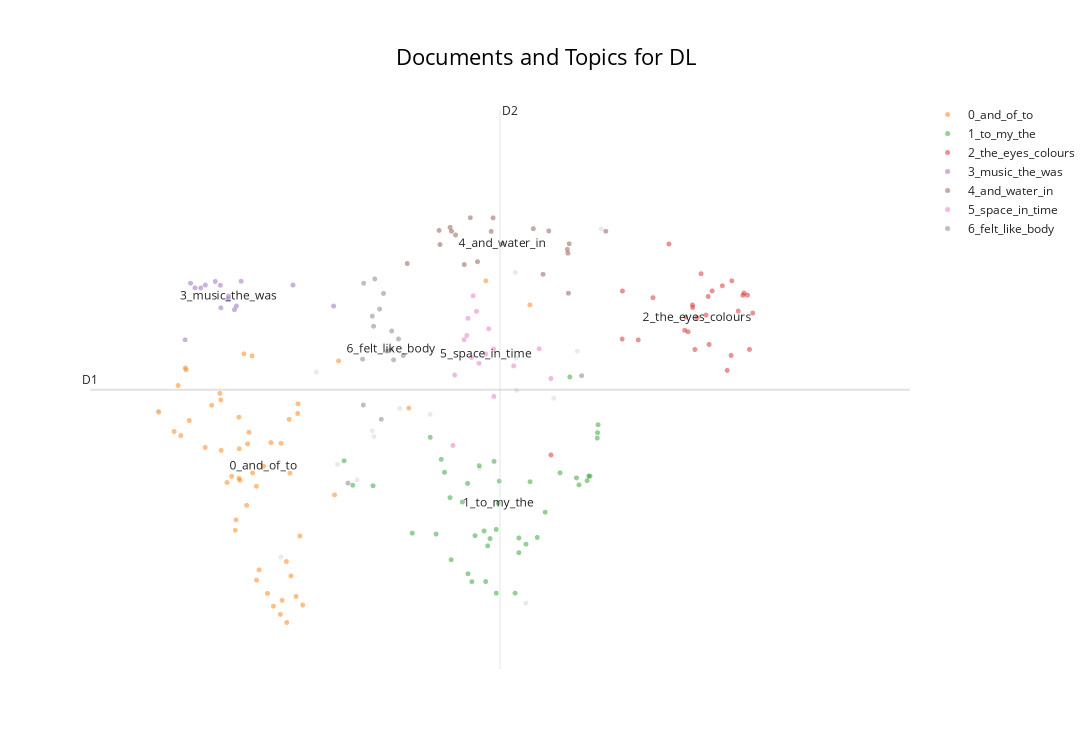

The cell this chart's notebook holds for it:
### Code cell
topic_model.visualize_documents(df_reports,title=f'Documents and Topics for {condition}')

### Figure 1 — Plotly figure (JSON) as saved in the notebook; plotly's stock layout.template omitted (floating-point values rounded to 4 significant figures)
{"data": [{"hoverinfo": "text", "hovertext": ["I was everywhere... I saw my partner's nose, her eyes, her glasses, everything like a molecule of air given eyes.", "I was a little afraid at thinking of the gas chambers.", "It was so quick; in and then out.", "Anxiety, loneliness, my inner child screaming for love, screeching.", "There was a being there called Evelyn.", "I was struggling because my mind would go back to a string of thoughts, and to get out of it I had to take a very deep breath.", "I could see how we are all just little sensory machines moving through this realm, bumping off sounds, colours and emotions.", "I saw concave and convex and the hot orange oscillating of being inside a volcano.", "I was awake the whole time; I could not relax or switch off.", "I had a vision of string theory—that everything in the physical world is connected by invisible string particles and concatenations.", "I became a white egret from a dream last week.", "The thought of this not working\nbut in the dream\nin another place.", "I embraced my inner child, allowed it to sulk, scream and cry, coming out with a mix of intense feelings but knowing that I could handle them.", "My heart expanded and I opened my wings to hold the room.", "No one there, not even me.", "I then found myself returning to the world and countryside and gradually getting back to normal everyday life.", null], "marker": {"color": "#CFD8DC", "opacity": 0.5, "size": 5}, "mode": "markers+text", "name": "other", "showlegend": false, "type": "scattergl", "x": [8.491, 7.277, 6.032, 6.988, 9.384, 6.83, 4.747, 8.484, 6.625, 8.499, 9.135, 8.888, 7.007, 8.596, 8.111, 6.403, 7.594], "y": [6.0, 5.475, 3.923, 5.241, 7.348, 4.727, 5.447, 6.895, 4.89, 5.663, 6.072, 5.581, 5.182, 3.44, 4.849, 5.854, 5.412]}, {"hoverinfo": "text", "hovertext": ["Vibration in visuals.", "Very little, occasional passing thoughts of nothing much.", "The loneliness of the moon.", "More scope, mental acceptance, and peace.", "I want one of these at home.", "Strange lights and a sense of relaxation.", "My mind began to wander and reflect on my dreams and goals in a relaxed way, whereas usually I am anxious.", "I fell asleep and woke up with a fresh mindset.", "Physical heaviness.", "Calming sounds, rising elation, curiosity and connection.", "The music conjured up images of Buddhists and other spiritual people...", "Peacefulness and calm.", "A sense of place akin to home, almost a calling or draw to be submerged away from the world and in my own space where I could float and simply exist without any interruptions.", "Complete relaxation, peace of mind, and ready to face whatever happens.", "Some visuals of trees, heat, sun-like experience.", "Some thoughts about mundane everyday things like work, but mainly felt relaxed and able to float into a dreamlike place.", "I experienced a calmness, almost a nothingness, but it was relaxed and peaceful and soothing.", "A bird flying\ncoming closer\ncalm and at peace\na baby\na smiling relative.", "Everything packed into a tiny, insignificant thing.", "Aware of sounds.", "We have 86 billion neurons; no wonder we can have psychedelic experiences.", "Mind really quietened down.", "Physically being the music, especially the percussion and the bass.", "It was relaxing.", "A jacuzzi of lightness.", "Not sure what the purpose of it was except being with the music; certainly not induced to sleep/dream state as bpm too high.", "I had a very nice snooze, thank you.", "It was a beautiful experience of love, peace, harmony, togetherness and freedom.", "Physical lightness.", "Relaxed and peaceful; felt the beats of the music.", "A swivelling vortex of sound.", "The music was both gentle and powerful.", "Relaxed, just about to sleep when music or colour changed.", "This should be available for everyone all the time.", "Helped me with my meditation journey.", "A doorway.", "At first, hearing gongs, I saw myself in Sammi Ling's Buddhist retreat and imagined myself totally relaxing and at peace.", "A bit hot to start.", "Very relaxing.", "Nothingness complete.", "The complexity of the brain can produce a limitless spectrum of experience, from depression to enlightenment.", "Windows into my busy life.", "Breathing is hard.", "Also abstract forms and pink and red colours.", "An acceptance of being in a stressful time, but self-jubilation and inspiration.", "So many different things.", "Almost womb-like.", "Centered in body.", "Deep relaxation, close to falling asleep.", "An unique experience that teaches us how simple it could be to reconnect with our primitive way to feel emotions through sounds and colours.", null], "marker": {"opacity": 0.5, "size": 5}, "mode": "markers+text", "name": "0_and_of_to", "text": ["", "", "", "", "", "", "", "", "", "", "", "", "", "", "", "", "", "", "", "", "", "", "", "", "", "", "", "", "", "", "", "", "", "", "", "", "", "", "", "", "", "", "", "", "", "", "", "", "", "", "0_and_of_to"], "textfont": {"size": 12}, "type": "scattergl", "x": [5.04, 6.231, 7.371, 5.594, 5.805, 5.408, 6.209, 6.119, 6.027, 5.074, 5.645, 5.469, 6.637, 5.604, 8.177, 6.212, 5.7, 5.24, 6.09, 4.957, 4.916, 5.685, 5.394, 5.597, 5.779, 6.594, 5.929, 6.034, 6.046, 5.404, 5.033, 5.309, 5.593, 5.555, 5.776, 5.893, 5.732, 6.139, 5.517, 5.674, 4.985, 5.563, 6.094, 6.261, 6.127, 8.638, 6.191, 5.955, 5.737, 4.754, 5.85], "y": [5.878, 4.142, 5.478, 4.745, 3.789, 5.036, 5.422, 5.361, 3.324, 5.348, 6.045, 4.7, 5.971, 4.724, 6.807, 5.522, 5.225, 5.067, 3.875, 5.713, 5.233, 5.104, 5.631, 5.053, 3.681, 4.572, 5.118, 5.11, 3.47, 5.563, 5.897, 5.508, 5.383, 4.202, 4.661, 3.542, 6.023, 3.725, 4.765, 4.463, 5.191, 4.31, 3.239, 3.421, 4.798, 6.556, 3.511, 3.41, 4.801, 5.437, 4.871]}, {"hoverinfo": "text", "hovertext": ["I flew around the room touching everyone.", "The same set of thoughts occurred thrice, and I inhaled really deep to get past it.", "I can't realize how long that experience was.", "We felt so much love.", "I quite enjoyed the experience.", "I was interested to see what would happen next!", "Felt numb too.", "Still feeling it now.", "I asked him how I was doing and about my husband.", "I think I ought to experience it once more to see if it changes.", "I saw new scenes and reflected on opportunities.", "Ho provato compassione per me stessa e ho realizzato il mio negative self-talking.", "I felt the weight of the people in the room.", "Retrospective thoughts.", "Flashes of my past, seeing my lovely Mum.", "Like I am part of something bigger.", "I had various flashing images of my memories; random events and people in my life kept popping up; nothing lingered, but lots of individual things happened in the memories.", "My thoughts were about connecting with others.", "Just my mind has been there.", "I felt connected.", "This is a thought I had anyway during the dream machine.", "Looking to the past to analyse my future.", "I saw past experiences and reflected on my choices.", "I wish I were here with George and that he created this experience for me.", "It was something very familiar to the soul but not... I experienced several emotions.", "Dopo ho visto una luce rosa luminosa ed ho provato un senso di amore e ho capito che I deserve love and to be loved.", "He told me we were doing important work that was our destiny.", "Pleasant, but should I be seeing something unexpected?", "It filled my mind.", "The moment I die, I want to feel this.", "I arrived stressed, so it took a while to relax.", "He told me he was Francis of Assisi.", "My partner, Dad, my sister, niece and nephew, my friends.", "Initially, I was interested in how others were reacting around me.", "At some point started experimenting and trying to recall the images I liked.", "I couldn't stop the thinking process; I was trying to memorise the visuals and then trying to disconnect but couldn't; I wish I meditated more.", "I began to see the source, the light we all come from, the connection to everything.", "I love all of it; the feeling was amazing and I would come back.", "Then an overwhelming feeling of love and connection to everyone in the room.", "My thoughts have been to somewhere no one has been to.", "It was successful 50% of the time.", null], "marker": {"opacity": 0.5, "size": 5}, "mode": "markers+text", "name": "1_to_my_the", "text": ["", "", "", "", "", "", "", "", "", "", "", "", "", "", "", "", "", "", "", "", "", "", "", "", "", "", "", "", "", "", "", "", "", "", "", "", "", "", "", "", "", "1_to_my_the"], "textfont": {"size": 12}, "type": "scattergl", "x": [8.483, 6.997, 8.263, 7.99, 7.657, 8.798, 7.596, 7.745, 8.523, 8.64, 9.352, 9.254, 8.286, 9.126, 9.237, 8.221, 9.346, 8.597, 7.986, 8.159, 9.056, 9.152, 9.266, 8.317, 7.802, 8.031, 8.196, 8.954, 7.932, 7.711, 6.694, 8.064, 8.523, 8.715, 9.343, 6.785, 8.286, 7.814, 8.176, 8.108, 7.408, 8.307], "y": [3.545, 4.667, 4.921, 3.748, 4.162, 4.391, 5.172, 4.807, 4.121, 4.709, 5.305, 4.769, 3.545, 4.749, 4.721, 4.115, 5.222, 4.057, 4.691, 4.194, 5.803, 4.676, 4.766, 4.715, 4.543, 3.665, 4.039, 4.802, 4.497, 4.943, 4.928, 4.146, 3.968, 4.128, 5.165, 4.672, 4.211, 3.895, 3.667, 4.876, 4.172, 4.485]}, {"hoverinfo": "text", "hovertext": ["It was dark, but also a brilliant blue.", "The colours I saw when my eyes were shut were very brief, fleeting and nebulous hues, no specific patterns.", "Towards the end, maybe a quarter, I started having really intense visuals of ripples and looking up into a tower.", "I saw a different colour to the lights that were in the centre when I closed my eyes.", "We were told at the start that we could keep our eyes open, so I did a lot as I thought it was more of a light show, so I didn't get the whole idea or impact of flickering lights on closed eyes.", "Once I went past that it was blank.", "I didn't experience visual or aural so-called \"hallucinations\".", "Otherwise, interesting but confusing experience, not much visions either.", "I did not see anything except for the flickering lights.", "It was a bit weird; I know that my brain is trying to create something by itself; I felt different things based on the colour.", "I saw a grey pulsing heart float across my mind.", "It was near impossible to keep my eyes open.", "Un cerchio non uniforme verde e blu che usciva da uno spazio nero: in quel momento percepivo questo come un simbolo di me stessa che scevo.", "The colours behind my closed eyes swapped to the opposite colour or the colour spectrum of that on the screen.", "I can't recognise the colour actually, but I can feel the light dimming.", "Don't think the lights were in sync, too, to go with music well...", "After a while, I began to relax, and the changing colours made me feel safe and happy.", "Got many vivid visions, saw lots of colours, my bedroom, old TV shows, video games, cities...", "I did not experience visuals and colours.", "I had no sense of the grating sounds towards the end except they were the colour turquoise, which gradually turned to black and nothingness.", "Interested to experience different darkness when different colours were projected.", "I mostly saw grey geometric shapes.", "The colours made patterns when I had my eyes closed—almost like a weave of colours in a woollen fabric.", "Had my eyes shut most of the time; was aware of colours changing.", "Un cerchio giallo con i contorni rossi che si ingrandiva a seconda del mio respiro.", "I opened my eyes, but thought the centre lights were mild and not that impressive.", "I enjoyed the colours on the ceiling.", null], "marker": {"opacity": 0.5, "size": 5}, "mode": "markers+text", "name": "2_the_eyes_colours", "text": ["", "", "", "", "", "", "", "", "", "", "", "", "", "", "", "", "", "", "", "", "", "", "", "", "", "", "", "2_the_eyes_colours"], "textfont": {"size": 12}, "type": "scattergl", "x": [10.09, 10.48, 9.604, 10.54, 10.87, 10.94, 10.7, 8.859, 10.97, 10.27, 10.36, 10.82, 10.29, 10.5, 10.75, 10.92, 9.606, 9.772, 10.74, 10.65, 10.43, 10.51, 10.34, 10.34, 10.26, 10.88, 9.926, 10.39], "y": [7.192, 6.449, 6.198, 6.702, 6.655, 6.091, 5.872, 4.988, 6.47, 6.429, 6.09, 6.491, 6.275, 6.643, 6.807, 6.658, 6.7, 6.19, 6.028, 6.755, 6.881, 6.143, 6.555, 6.528, 6.29, 6.679, 6.631, 6.422]}, {"hoverinfo": "text", "hovertext": ["I tried to really focus on the listening, and in doing so the music and my imagination took me to different places.", "Punctuated by the audio as it heightened and when it was most loud.", "Emptiness in my mind; I was consumed by the power of the music.", "My visual experience would change a lot with the music.", "At times I felt transported to a meadow full of flowers in spring, and then the sound of the bells took me to a mountaintop.", "As the pace gathered further, I was on a train, speeding through countryside, then through time and space until the music reached a climax.", "I became more and more relaxed as the music progressed further with its journey.", "The music took me on a whole journey; I was completely surrounded.", "As the music's pace and volume increased, I saw horses galloping at increasing speed and, at some point, I was on a horse too.", "At one point I think I was milking a cow in a field with someone playing the piano.", "Quando la musica è diventata intensa ho provato ansia e paura e questo ha rafforzato la mia depressione.", "Thick, hot air saturated with the soundwaves which I was inhaling.", "I watched the room rise and fall with the music.", "Music wasn't just in the space, it was the space.", null], "marker": {"opacity": 0.5, "size": 5}, "mode": "markers+text", "name": "3_music_the_was", "text": ["", "", "", "", "", "", "", "", "", "", "", "", "", "", "3_music_the_was"], "textfont": {"size": 12}, "type": "scattergl", "x": [5.547, 5.031, 5.568, 5.405, 6.159, 5.194, 5.242, 5.399, 5.134, 5.088, 5.616, 6.585, 5.346, 5.48, 5.485], "y": [6.506, 6.191, 6.544, 6.525, 6.763, 6.732, 6.762, 6.76, 6.734, 6.782, 6.802, 6.543, 6.8, 6.619, 6.647]}, {"hoverinfo": "text", "hovertext": ["I saw myself flaring, whirling, in water, in the air, becoming one with what I floated in.", "I felt like being at water first, then in the womb, then the birth and the light of this world, also at some point being in a bee's panel.", "I met a being, long and blue, with not much of a defined form.", "I was in a land (not anywhere on Earth); it was another planet, with animals, but they were not the usual colours—a yellow elephant, a blue gorilla.", "I went on a train, underwater, saw seas of colour and pulsing shapes.", "I saw a starry night and being in blue, warm water and a blue butterfly.", "I turned into a mermaid and watched them on the land as I swam away with turtles and fishes.", "I saw some different landscapes.", "A sense of truth, the ocean and the beach, sunrise and sunsets, and further along into space and finally back to the deepest ocean.", "And it also felt like being inside an ocean.", "It felt like I was deep in the ocean.", "First drowning in that sound, then learning how to swim and enjoy it and heal.", "I saw a lot of imagery and colours, especially images of water, ripples of water, snowscapes, drops of water falling.", "We then started gently running towards the sea.", "I wasn't drowning; instead, it felt like that's where I was meant to be.", "Places and waves and an animal.", "Then things changed and it became very pink and I was in the clouds.", "Then I became a manta ray and drifted.", "I saw a lot of animals, ones which I used to not like, like reptiles, but this time I liked them and they seemed adorable.", null], "marker": {"opacity": 0.5, "size": 5}, "mode": "markers+text", "name": "4_and_water_in", "text": ["", "", "", "", "", "", "", "", "", "", "", "", "", "", "", "", "", "", "", "4_and_water_in"], "textfont": {"size": 12}, "type": "scattergl", "x": [8.015, 7.354, 9.432, 8.836, 9.03, 9.049, 8.253, 8.776, 7.952, 7.698, 7.818, 7.803, 9.036, 7.861, 7.688, 8.09, 9.041, 8.233, 8.674, 8.349], "y": [7.466, 6.987, 7.324, 7.328, 7.135, 7.194, 7.464, 6.875, 6.977, 7.186, 7.324, 7.365, 7.095, 7.286, 7.333, 7.007, 6.677, 7.323, 7.352, 7.195]}, {"hoverinfo": "text", "hovertext": ["I made up stories in my head in a narrative way, imagining being on a spaceship with aliens communicating via sounds and colours, and this was nice escapism from stress.", "It is like I am in a dream, in a movie.", "My mind is a jellyfish, suspended in space.", "Some visuals of space and deep ocean.", "I thought I was drifting in space.", "Constant thoughts coming towards me as I batted them away into the sky.", "I don't feel the time.", "It felt like a journey through the cosmos.", "Reminded me of 2001: Space Odyssey.", "The feeling of freedom, of being in time and space.", "Floating in space.", "Flying through a lot of shapes, light, space.", "An experience like time travelling, or as I imagine it.", "I saw everything, the universe, the multiverse, all of time, and emerged in someone's sleeve.", "Travelling at the speed of light as galaxies whizz past.", null], "marker": {"opacity": 0.5, "size": 5}, "mode": "markers+text", "name": "5_space_in_time", "text": ["", "", "", "", "", "", "", "", "", "", "", "", "", "", "", "5_space_in_time"], "textfont": {"size": 12}, "type": "scattergl", "x": [8.735, 8.857, 8.079, 8.044, 8.207, 7.978, 7.833, 8.105, 8.259, 7.851, 7.991, 7.95, 8.261, 8.469, 8.029, 8.177], "y": [6.097, 5.786, 6.487, 6.65, 6.306, 6.236, 5.088, 5.946, 6.095, 5.823, 6.416, 6.192, 5.6, 5.918, 6.007, 6.043]}, {"hoverinfo": "text", "hovertext": ["Then it felt like a type of death experience as I descended into the underworld.", "I felt myself go down through the layers of the earth into a moss land.", "There is a moment... I feel like I was drawn back to my body and the environment.", "Woman next to me was sniffing, so I had to move and it was difficult to get back in.", "I felt intensely anxious and a bit suffocated but also knowing that I've got this.", "I felt like my body was light and fuzzy, like I wasn't sitting on anything.", "Detachment, as though my body was in one box, mind in another, and my anxiety came from that lack of control.", "I tried hard to immerse myself into the dream state but failed.", "Towards the end, in darkness, I felt I was being wrapped in metal, in strips.", "I felt like my body kept sinking or dropping to another level... into the seat and into itself.", "Felt like I had a pee without peeing.", "It felt like a drug trip at some points.", "I also felt numb and tingly throughout it at different points.", "I also felt like I was dreaming of random objects and my mind started to create stories like it does when I am dreaming.", "Felt as though I was moving through a tunnel at first.", "At that point, I felt I'd left my body—fully immersed in the sound and light.", null], "marker": {"opacity": 0.5, "size": 5}, "mode": "markers+text", "name": "6_felt_like_body", "text": ["", "", "", "", "", "", "", "", "", "", "", "", "", "", "", "", "6_felt_like_body"], "textfont": {"size": 12}, "type": "scattergl", "x": [7.066, 7.107, 7.015, 6.888, 7.084, 7.263, 6.895, 6.734, 6.989, 7.192, 7.212, 7.147, 7.314, 9.179, 7.003, 6.899, 7.187], "y": [6.512, 6.675, 6.827, 5.989, 5.361, 6.2, 5.51, 4.694, 6.438, 6.283, 5.981, 6.073, 6.026, 5.816, 6.332, 6.782, 6.094]}], "layout": {"annotations": [{"showarrow": false, "text": "D1", "x": 4.035, "y": 5.669, "yshift": 10}, {"showarrow": false, "text": "D2", "x": 8.325, "xshift": 10, "y": 8.585}], "height": 750, "shapes": [{"line": {"color": "#CFD8DC", "width": 2}, "type": "line", "x0": 8.325, "x1": 8.325, "y0": 2.753, "y1": 8.585}, {"line": {"color": "#9E9E9E", "width": 2}, "type": "line", "x0": 4.035, "x1": 12.62, "y0": 5.669, "y1": 5.669}], "title": {"font": {"color": "Black", "size": 22}, "text": "Documents and Topics for DL", "x": 0.5, "xanchor": "center", "yanchor": "top"}, "width": 1200, "xaxis": {"visible": false}, "yaxis": {"visible": false}}}
